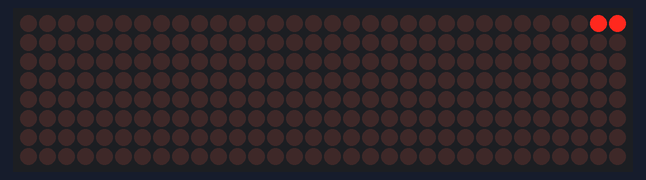
A sketch run on a simulated Arduino Mega 2560, built with avr-gcc and run on an emulated ATmega2560. Shown: 32×8 LED matrix.

Above: at 0.31 s.
At 1.11 s:
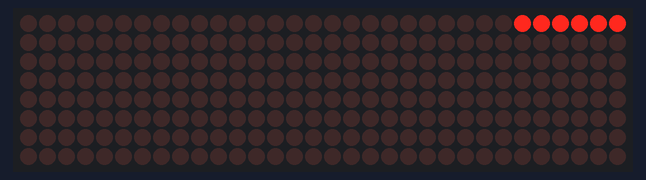
At 2.11 s:
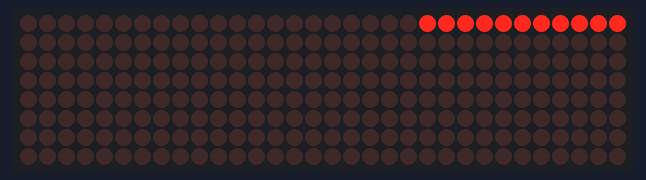
At 3.91 s:
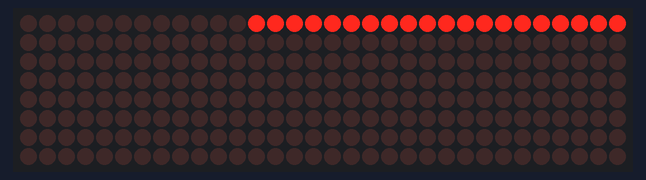
At 5.72 s:
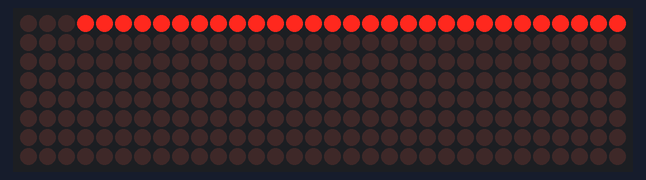
At 7.7 s:
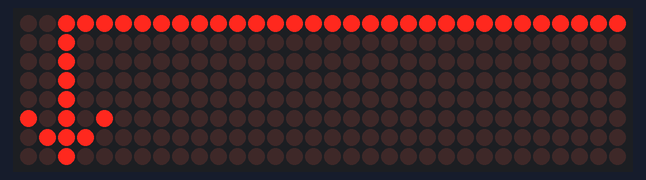

The sketch:

myCasacadeLED.ino
```cpp
//We always have to include the library
#include "LedControl.h"
#define dotCount 4
/*
  Now we need a LedControl to work with.
 ***** These pin numbers will probably not work with your hardware *****
  pin 12 is connected to the DataIn
  pin 11 is connected to the CLK
  pin 10 is connected to LOAD
 ***** Please set the number of devices you have *****
  But the maximum default of 8 MAX72XX wil also work.
*/
LedControl lc = LedControl(A8, A9, A10, 4);

/* we always wait a bit between updates of the display */
unsigned long delaytime = 200;

/*
  This time we have more than one device.
  But all of them have to be initialized
  individually.
*/
void setup() {
  //we have to init all devices in a loop
  for (int address = 0; address < dotCount; address++) {
    /*The MAX72XX is in power-saving mode on startup*/
    lc.shutdown(address, false);
    /* Set the brightness to a medium values */
    lc.setIntensity(address, 8);
    /* and clear the display */
    lc.clearDisplay(address);
  }
}

void loop() {
  //read the number cascaded devices
  unsigned long currentMillis = millis();
  //we have to init all devices in a loop
  int address = 0;
  int col = 0;
  int row = 7;
  while (address < dotCount) {
    if (address != 3) {
      while (row >= 0) {
        lc.setLed(address, col, row, true);
        delay(delaytime);
        row --;
      } // on the first column
      row = 7;
      // until 3rd device
    } else {
      // at 4th device
      while (row  > 2) {
        lc.setLed(address, col, row, true);
        delay(delaytime);
        row --;
      } // vertical LED on
      while (col < 7) {
        lc.setLed(address, col, row, true);
        delay(delaytime);
        col ++;
      } // go horizontal direction
      int count = 0;
      while (col > 4) {
        if (col == 7) {
          lc.setLed(address, col, row, true);
        } else if (col < 7) {
          lc.setLed(address, col, row + count, true);
          lc.setLed(address, col, row - count, true);
        }
        count++;
        delay(delaytime);
        col --;
      }
    }
    address++;
  }

} //loop end

void dotMatrixOnOff(bool on, const int interval) {

}
```
